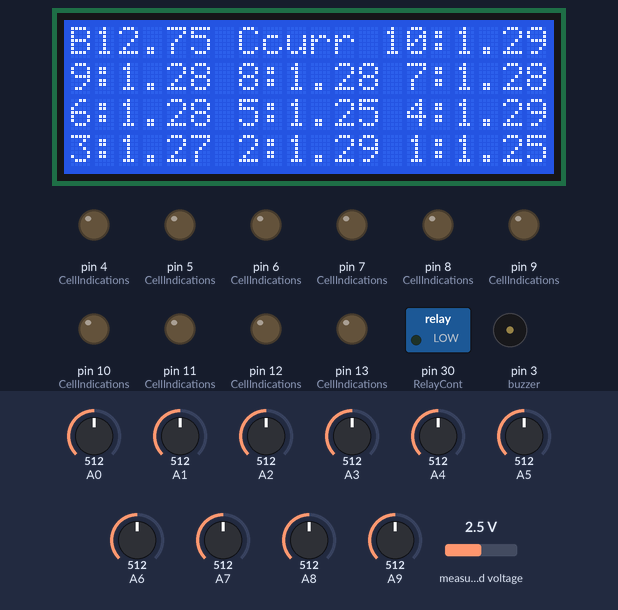
The program below on a simulated Arduino Mega 2560, built with avr-gcc and run on an emulated ATmega2560. On the bench: 20×4 character LCD, switched loads named in the program (green lamp = pin HIGH), output pins drawn as LEDs (lit = HIGH), buzzer (waves = sounding, pin HIGH). The inputs (shaded band) are chosen by the test bench; at power-on: A1 = 512, A0 = 512, A2 = 512, A3 = 512, A4 = 512, A5 = 512, A6 = 512, A7 = 512, A8 = 512, A9 = 512, measured voltage 2.5 V. Storage starts empty; what the program prints to the serial monitor is not drawn.

Above: at 1.3 s.
1.4 s: A1 set to 716
At 2.7 s:
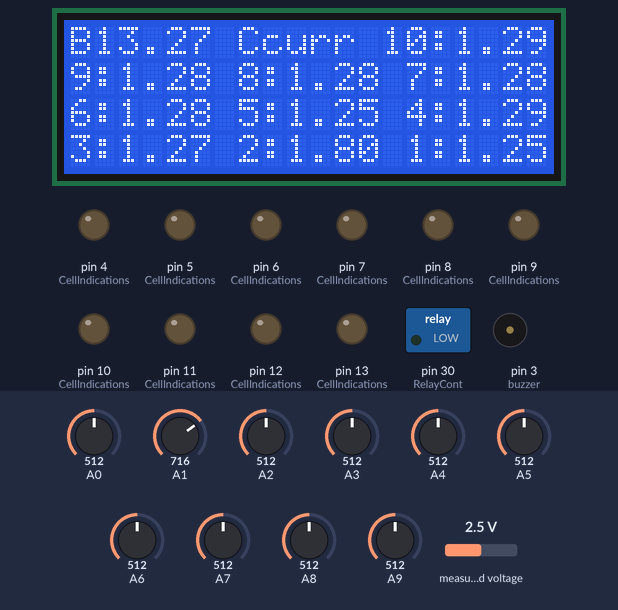
3.8 s: A0 set to 716
At 5.4 s:
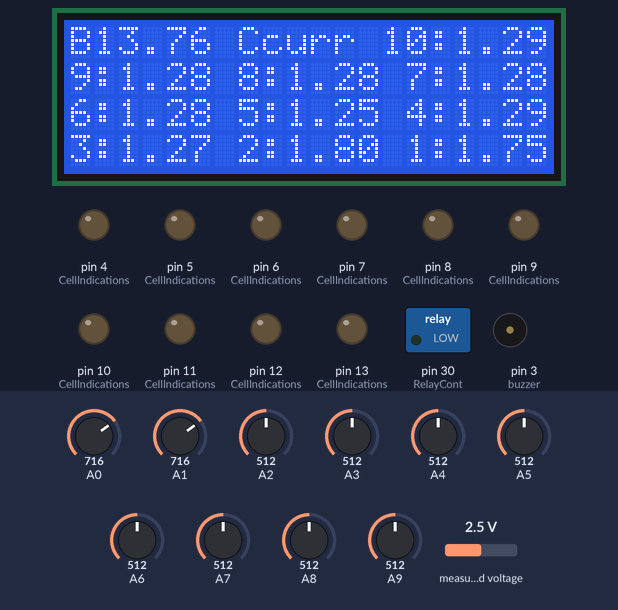
5.7 s: A2 set to 716
At 7.3 s:
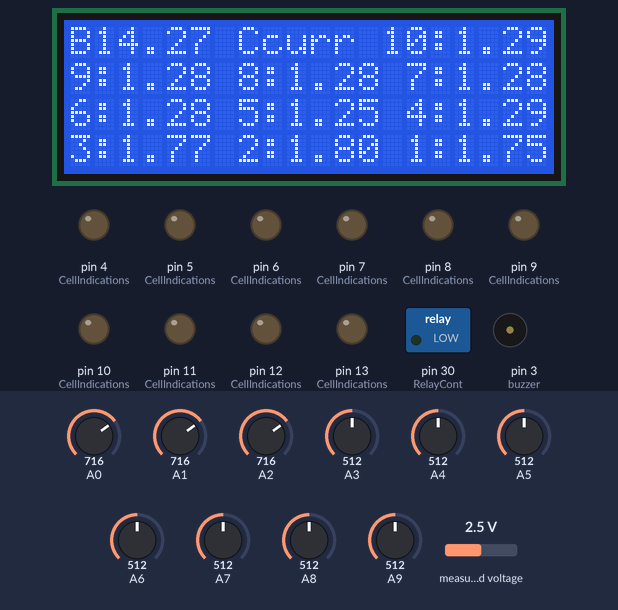
7.7 s: A3 set to 716
At 9.3 s:
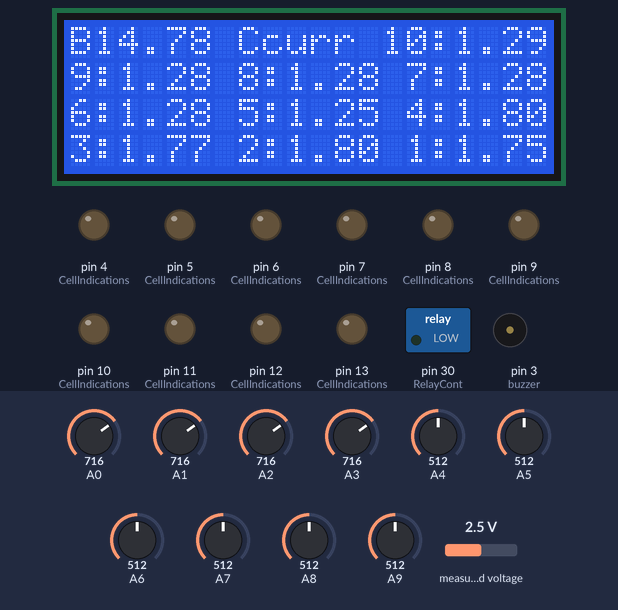
9.8 s: A4 set to 716
At 11.4 s:
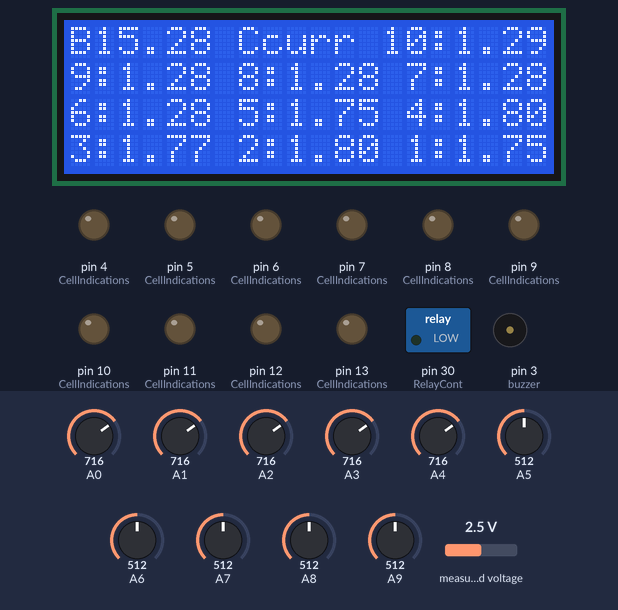
11.7 s: A5 set to 716
At 13.6 s:
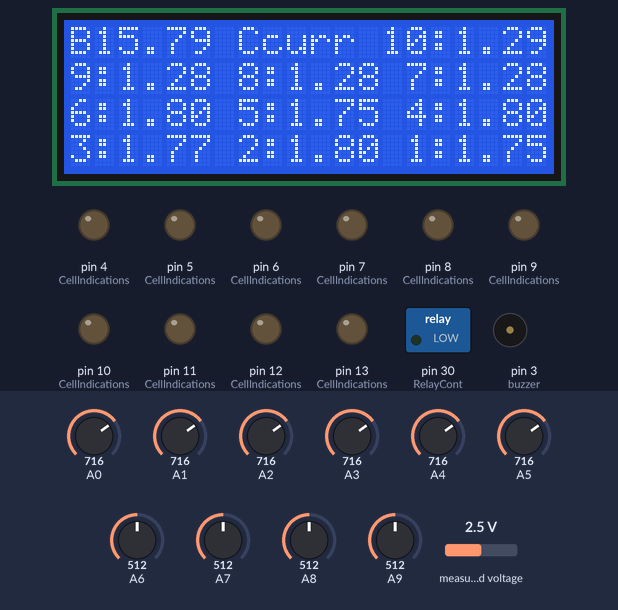
Timing chart, 0 to 14.7 s (numbered marks = the images above; inputs shaded):
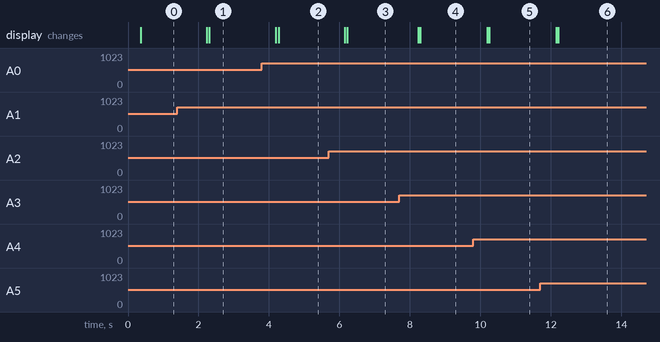

The program:

main.cpp
```cpp
//  The program is for an arduino MEGA2560 based NiCd battery monitor and data logger

/* To DO
 - Put the recording data in the ISR
 - Simplify the fuck out of this shit code
 - Get the current measurement working
 - Implement the cell status monitor
 - Possibly get a better display over I2C with more pixels
 - Implement the buzzer
 -
*/

// Include libraries needed for the project
#include <Arduino.h>
#include <Wire.h>
#include <LiquidCrystal_I2C.h>
#include <SPI.h>
#include <SD.h>
#include <Adafruit_ADS1X15.h>


File batfile;

// Initialize the LCD display
LiquidCrystal_I2C disp(0x27,20,4);

//
Adafruit_ADS1115 ads1115;	// Construct an ads1115


// The prescaler value and timer count determine the timer frequency and, consequently, its interrupt rate.
// For a 16MHz clock and a desired 1 second interrupt rate, we can use:
// Prescaler = 256 and Timer count = 62500
// Timer frequency = 16MHz / 256 = 62500Hz, so a count to 62500 will give us 1 second.
#define TIMER_PRESCALER 256
#define TIMER_COUNT     62500

float GetVoltage(int AnalogInput, float comp);
void CellStatus (float CellVoltage, float CellHistory, int CellState, int g);
void I2C_Scanner();

// Initialize all the analog ports to be used, BV denotes Battery Voltage
// int since the Arduino analog inputs are 10-bit ADCs (1023)
int BV1 = A0;
int BV2 = A1;
int BV3 = A2;
int BV4 = A3;
int BV5 = A4;
int BV6 = A5;
int BV7 = A6;
int BV8 = A7;
int BV9 = A8;
int BV10 = A9;

// Shunt measurement on analog pin A10
int SHUNT = A10;

// Store analog sensors in an array for simplicity with a temp array that may be used for calculations.
int CellVoltages[10] = {BV1, BV2, BV3, BV4, BV5, BV6, BV7, BV8, BV9, BV10};
float tempCellVoltages[10] = {0, 0, 0, 0, 0, 0, 0, 0, 0, 0};
float cellVoltageHistory[10] = {0, 0, 0, 0, 0, 0, 0, 0, 0, 0};

// These values are to compensate for the non-matching resistors used for the difference amplifier ((Vx+ - Vx-) ACTUAL VOLTAGE)
float compensation[10] = {1.0236,0.9932,1.01,0.9945,1.023,0.997,0.998,1.001,1.002,0.996};
float ShuntComp = 1;

// Initialize any digital pins to be used, RelayCont denotes a relay control signal.
// Cell Indication LED digital pinouts
int C1 = 13;
int C2 = 12;
int C3 = 11;
int C4 = 10;
int C5 = 9;
int C6 = 8;
int C7 = 7;
int C8 = 6;
int C9 = 5;
int C10 = 4;
int CellIndications[10] = {C1, C2, C3, C4, C5, C6, C7, C8, C9, C10};
int CellStates[10] = {LOW,LOW,LOW,LOW,LOW,LOW,LOW,LOW,LOW,LOW};
int RelayCont = 30;
int displayBacklightEnable = 19;      // LCD Display Brightness Toggle
int buzzer = 3;                       // Buzzer
const byte buzzerToggle = 18;         // Buzzer toggle interrupt button

// Initialize any temporary or global values to be used
float temp = 0;                 // Global placeholder
float pwr = 0;                  // Value placeholder for the power input. Not relevant when AREF  Power voltage.
const int numReadings = 10;     // Number of readings for the analog input average function
float analogRef = 2.56;         // Analog reference voltage. This value is set in SETUP and is selectable. See Arduino AREF documentation
float OverVoltage = 1.65;       // Charging battery over voltage value, select best value based on battery behaviour or datasheet
float BatteryVolt = 0;          // Total battery voltage for a 10 cell pack
int counter = 0;                // Counter for battery history
int cell = 0;                   // placeholder for each cell
int Timer = 0;                  // Charge and Discharge Timer
float dischargeVolt = 1;        // Minimum discharge voltage per cell
float current = 0;              // Current measurment placeholder
int backlightEnable = HIGH;     // LCD Backlight variable
int buzzerButton = HIGH;        // Buzzer toggle button placeholder
int16_t adc0;                   // Placeholder for ADC0 channel of the ads1115 analog to digial converter
bool record = false;            // placeholder for recording event


// Setup, runs once.
void setup() {

  // Initialize the LCD
  disp.init();
  disp.setBacklight(HIGH);

  // Set the Analog Reference Voltage
  analogReference(INTERNAL2V56);

  // Begin serial communication
  Serial.begin(9600);

  if (!SD.begin()){
    Serial.println("SD Card initialization failed");
    disp.setBacklight(HIGH);
    disp.setCursor(0,0), disp.print("SD CARD FAIL");
    // while(1);
  }

  batfile = SD.open("Battery.txt", FILE_WRITE);
  if(batfile){
    Serial.println("SD Card file successfully opened");
    batfile.println("BATTERY TEST VOLTAGES AND CURRENT");
    batfile.println("TIMER\tBATTERY\tCURRENT\tBAT1\tBAT2\tBAT3\tBAT4\tBAT5\tBAT6\tBAT7\tBAT8\tBAT9\tBAT10");
  }else{
    Serial.println("SD Card file opening error");
  }
  batfile.close();

  // Initialize Timer1
  noInterrupts();           // Disable all interrupts
  TCCR1A = 0;               // Set entire TCCR1A register to 0
  TCCR1B = 0;               // Same for TCCR1B
  TCNT1  = 0;               // Initialize counter value to 0
  // Set compare match register for 1hz increments
  OCR1A = TIMER_COUNT - 1;  // = (16*10^6) / (1*256) - 1 (must be <65536)
  // Turn on CTC mode (Clear Timer on Compare Match)
  TCCR1B |= (1 << WGM12);
  // Set CS12 and CS10 bits for 256 prescaler
  TCCR1B |= (1 << CS12);
  // Enable timer compare interrupt
  TIMSK1 |= (1 << OCIE1A);

  interrupts();             // Enable all interrupts


  // Initialize the pin modes for the LED Cell indications
  for (int i = 0; i < 10; i = i + 1) {
    pinMode(CellIndications[i], OUTPUT);
    digitalWrite(CellIndications[i], LOW);
  }

  // initialize the ads1115
  ads1115.begin(0x48);  // Initialize ads1115 at address 0x49
  ads1115.setGain(GAIN_TWOTHIRDS);  // 2/3x gain +/- 6.144V  (Voltage = ADS1115_Reported_Value/32767 *6.144)

  pinMode(displayBacklightEnable, INPUT);
  pinMode(RelayCont, OUTPUT);
  digitalWrite(RelayCont, LOW);
  pinMode(buzzer, OUTPUT);
  Serial.print("Clock\t"),Serial.print("Total\t"), Serial.print("BAT1\t"), Serial.print("BAT2\t"), Serial.print("BAT3\t"), Serial.print("BAT4\t"), Serial.print("BAT5\t"),
               Serial.print("BAT6\t"), Serial.print("BAT7\t"), Serial.print("BAT8\t"), Serial.print("BAT9\t"), Serial.println("BAT10\t");
}

// Main loop.
void loop() {

  // I2C_Scanner();

  // Read the voltages at each analog input and store into a temporary array.
  for (int i = 0; i < 10; i = i + 1) {
    tempCellVoltages[i] = GetVoltage(CellVoltages[i], compensation[i]);

    // Stored the values of each cell into an array that is captured every 10 seconds
    if (counter == 10) {
      for (int h = 0; h < 10; h = h + 1) {
        cellVoltageHistory[h] = tempCellVoltages[h];
      }
      counter = 0;
    }
  }

  /*
  for(int i = 0; i < 10; i = i+1){
    CellStatus(tempCellVoltages[i],cellVoltageHistory[i], CellStates[i], i);
    Serial.print(CellStates[i]);
    Serial.print("\n");
  }
  */

  // Current Measurement
  /*
  - Assuming we have an ACS712-30A with a reading characteristic of 66 mv/A that is centered at 2.5V.
  - Assuming we have the ADS1115 16-bit analog reader set to single ended mode and 6.144V gain
  - For Max negative current ADS1115 would output (0.5V / 6.144V) * 32768 = 2773
  - For no current: The ACS712-30A would output 2.5V and the ADS1115 would output (2.5/6.144)*32768 = 13333
  - For Max positive current ADS1115 would output (4.5V / 6.144V) * 32768 = 24000
  - Thus to map the ADS1115 output to a current value:
    2773 = -30A
    13333 = 0A
    24000 = +30A
  For a rate of 353.78 units per Ampere from -30A to +30A
  */

  adc0 = ads1115.readADC_SingleEnded(0);
  // Serial.print("AIN0: ");
  // Serial.println(adc0);


  // Evaluate Total Battery Pack Voltage
  BatteryVolt = 0;
  for (int k = 0; k < 10; k = k + 1) {
    BatteryVolt = BatteryVolt + tempCellVoltages[k];
  }

  //

  if(record == true){
    Serial.print(Timer),Serial.print("\t");


    // Print the values to the serial monitor. This will change to a SD card storage device.
    batfile = SD.open("Battery.txt", FILE_WRITE);
    Serial.print(BatteryVolt), Serial.print("\t");
    batfile.print(Timer), batfile.print("\t");
    batfile.print(BatteryVolt), batfile.print("\t");
    batfile.print("curr"), batfile.print("\t");
    for (int j = 0; j < 10; j = j + 1) {
      temp = tempCellVoltages[j];
      Serial.print(temp), Serial.print("\t");
      batfile.print(temp), batfile.print("\t");
    }
    Serial.println();
    batfile.println();
    batfile.close();

    // backlightEnable = digitalRead(displayBacklightEnable);
    // if (backlightEnable == HIGH){
    //  disp.setBacklight(HIGH);
    // }else disp.setBacklight(LOW);

    // Print the Values to the LCD Display
    disp.setCursor(0,0), disp.print("B"), disp.setCursor(1,0),disp.print(BatteryVolt);
    disp.setCursor(7,0), disp.print("C"), disp.setCursor(8,0),disp.print("curr");
    disp.setCursor(13,0), disp.print("10:"), disp.setCursor(16,0), disp.print(tempCellVoltages[9]);
    disp.setCursor(0,1), disp.print("9:"), disp.setCursor(2,1), disp.print(tempCellVoltages[8]);
    disp.setCursor(7,1), disp.print("8:"), disp.setCursor(9,1), disp.print(tempCellVoltages[7]);
    disp.setCursor(14,1), disp.print("7:"), disp.setCursor(16,1), disp.print(tempCellVoltages[6]);
    disp.setCursor(0,2), disp.print("6:"), disp.setCursor(2,2), disp.print(tempCellVoltages[5]);
    disp.setCursor(7,2), disp.print("5:"), disp.setCursor(9,2), disp.print(tempCellVoltages[4]);
    disp.setCursor(14,2), disp.print("4:"), disp.setCursor(16,2), disp.print(tempCellVoltages[3]);
    disp.setCursor(0,3), disp.print("3:"), disp.setCursor(2,3), disp.print(tempCellVoltages[2]);
    disp.setCursor(7,3), disp.print("2:"), disp.setCursor(9,3), disp.print(tempCellVoltages[1]);
    disp.setCursor(14,3), disp.print("1:"), disp.setCursor(16,3), disp.print(tempCellVoltages[0]);

    // Delay since it is not required to measure the cell voltages at very high rates. Play with this number to suit requirements.
    Timer = Timer+1;
    record = false;
    counter = counter + 1;
  }

} // End main loop


ISR(TIMER1_COMPA_vect) { // This ISR will run every 1 second
  // Your code here to execute every second
  // This code should be quick and not use delay() or other blocking functions
  // Serial.println("Hello, Welcome to the ISR, Should appear every 1 second");
  // Serial.println();
  record = true;
}


// Function to read the analog input of the requested pin. It then converts this analog reading to a voltage.
float GetVoltage(int AnalogInput, float comp) {

  // Temporary variables for calculations and placeholders
  int tot = 0;
  int values[numReadings];
  for (int j = 0; j < numReadings; j = j + 1) {
    values[j] = 0;
  }
  int index = 0;
  float avg = 0;

  // Summing function. Takes the past numReadings amount of readings and sums them to be averaged.
  for (int i = 0; i < numReadings; i = i + 1) {
    tot = tot - values[index];
    values[index] = analogRead(AnalogInput);
    values[index] = values[index] / comp;
    tot = tot + values[index];
    index = index + 1;
    delay(1); // Delay for analog reading stability
  }

  // Average the total and calculate the voltage.
  avg = tot / numReadings;
  avg = avg * analogRef;
  avg = avg / 1023;

  return avg;
}

// Function to determine the status of each cell. Checks for Over-voltage, Undervoltage, and Negative-Detla Voltage
void CellStatus (float CellVoltage, float CellHistory, int CellState, int g){

    // Check for Negative Delta Voltage
    // The value for the voltage drop when charging needs to be determined through experimentation
    if (CellVoltage == CellHistory - 0.05) {                     // Change value here for voltage drop value. 0.01 = 10mV
      digitalWrite(RelayCont, HIGH);                            // turn OFF charging circuit
      CellStates[g] = HIGH;
      cell = CellIndications[g];
      digitalWrite(cell, HIGH);                                 // Turn on LED indication for the cell
    } // NDV

    // Check for individual cell over-voltage
    if (CellVoltage == OverVoltage) {
      digitalWrite(RelayCont, HIGH);                            // turn OFF charging circuit
      CellStates[g] = HIGH;
      cell = CellIndications[g];
      digitalWrite(cell, HIGH);                                 // Turn on LED indication for the cell
    } // OVERVOLTAGE

    // Check for individual cell discharge voltage
    if (CellVoltage == dischargeVolt ) {
      digitalWrite(RelayCont, HIGH);                            // turn OFF charging circuit
      CellStates[g] = HIGH;
      cell = CellIndications[g];
      digitalWrite(cell, HIGH);                                 // Turn on LED indication for the cell
    } // UNDERVOLTAGE

    // Serial.print(Cell Status);

} // CellStatus

// scan the I2C bus for devices and report the address.
void I2C_Scanner(){

  byte error, address;
  int nDevices;

  Serial.println("Scanning...");

  nDevices = 0;
  for(address = 1; address < 127; address++ )
  {
    Wire.beginTransmission(address);
    error = Wire.endTransmission();

    if (error == 0)
    {
      Serial.print("I2C device found at address 0x");
      if (address < 16)
        Serial.print("0");

      Serial.print(address,HEX);
      Serial.println("  !");

      nDevices++;
    }
    else if (error==4)
    {
      Serial.print("Unknown error at address 0x");
      if (address < 16)
        Serial.print("0");

      Serial.println(address,HEX);
    }
  }

  if (nDevices == 0)
    Serial.println("No I2C devices found");
  else
    Serial.println("done");
}
```

Measured:
- after the input at 1.4 s, the display: first changes after 0.84 s (image 1 shows a later state)
- after the input at 3.8 s, the display: first changes after 0.40 s (image 2 shows a later state)
- after the input at 5.7 s, the display: first changes after 0.46 s (image 3 shows a later state)
- after the input at 7.7 s, the display: first changes after 0.54 s (image 4 shows a later state)
- after the input at 9.8 s, the display: first changes after 0.40 s (image 5 shows a later state)
- after the input at 11.7 s, the display: first changes after 0.46 s (image 6 shows a later state)
